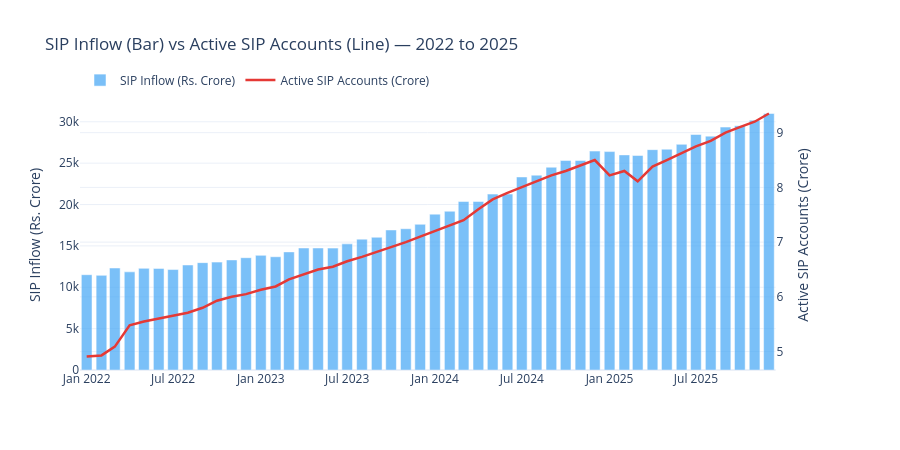

Notebook cell for this chart:
### Markdown cell above
## Chart 15 — SIP Account Growth vs SIP Inflow

### Code cell
fig = make_subplots(specs=[[{'secondary_y': True}]])
fig.add_trace(go.Bar(
    x=sip['month'], y=sip['sip_inflow_crore'],
    name='SIP Inflow (Rs. Crore)',
    marker_color='#42A5F5', opacity=0.7
), secondary_y=False)
fig.add_trace(go.Scatter(
    x=sip['month'], y=sip['active_sip_accounts_crore'],
    name='Active SIP Accounts (Crore)',
    line=dict(color='#E53935', width=2.5)
), secondary_y=True)

fig.update_layout(
    title='SIP Inflow (Bar) vs Active SIP Accounts (Line) — 2022 to 2025',
    template='plotly_white', height=450,
    legend=dict(orientation='h', yanchor='bottom', y=1.02)
)
fig.update_yaxes(title_text='SIP Inflow (Rs. Crore)', secondary_y=False)
fig.update_yaxes(title_text='Active SIP Accounts (Crore)', secondary_y=True)
fig.write_html(str(REPORTS / 'chart15_sip_dual_axis.html'))
fig.show()
print('Chart 15 saved ✅')
